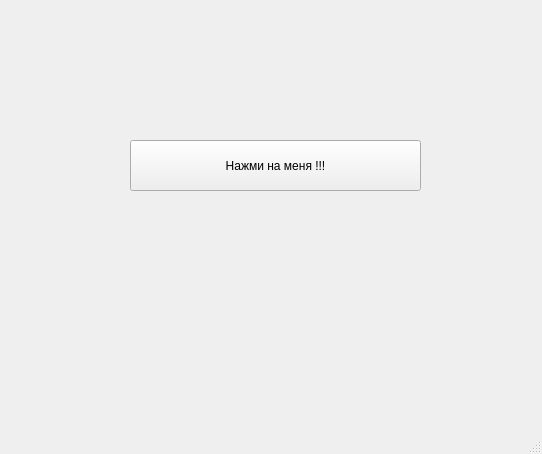
<?xml version="1.0" encoding="UTF-8"?>
<ui version="4.0">
 <class>MainWindow</class>
 <widget class="QMainWindow" name="MainWindow">
  <property name="geometry">
   <rect>
    <x>0</x>
    <y>0</y>
    <width>542</width>
    <height>454</height>
   </rect>
  </property>
  <property name="windowTitle">
   <string>MainWindow</string>
  </property>
  <widget class="QWidget" name="centralwidget">
   <widget class="QPushButton" name="Button">
    <property name="geometry">
     <rect>
      <x>130</x>
      <y>140</y>
      <width>291</width>
      <height>51</height>
     </rect>
    </property>
    <property name="text">
     <string>Нажми на меня !!!</string>
    </property>
   </widget>
  </widget>
  <widget class="QMenuBar" name="menubar">
   <property name="geometry">
    <rect>
     <x>0</x>
     <y>0</y>
     <width>542</width>
     <height>21</height>
    </rect>
   </property>
  </widget>
  <widget class="QStatusBar" name="statusbar"/>
 </widget>
 <resources/>
 <connections/>
</ui>
